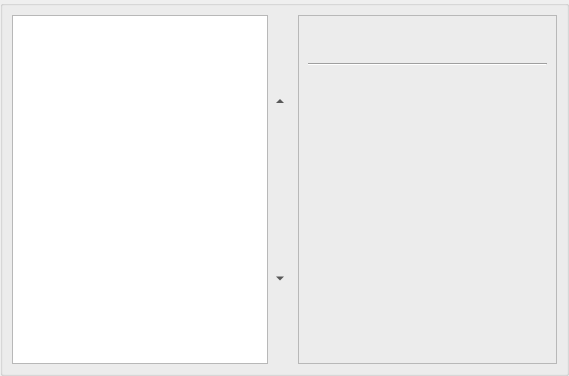
<ui version="4.0" >
 <author>Kevin Ottens &lt;ervin@kde.org></author>
 <class>BackendChooser</class>
 <widget class="QWidget" name="BackendChooser" >
  <property name="geometry" >
   <rect>
    <x>0</x>
    <y>0</y>
    <width>569</width>
    <height>376</height>
   </rect>
  </property>
  <layout class="QGridLayout" >
   <property name="margin" >
    <number>0</number>
   </property>
   <property name="spacing" >
    <number>0</number>
   </property>
   <item row="0" column="0" >
    <widget class="QGroupBox" name="groupBox" >
     <property name="font" >
      <font>
       <weight>75</weight>
       <bold>true</bold>
      </font>
     </property>
     <property name="title" >
      <string/>
     </property>
     <property name="flat" >
      <bool>true</bool>
     </property>
     <layout class="QHBoxLayout" >
      <property name="margin" >
       <number>9</number>
      </property>
      <property name="spacing" >
       <number>6</number>
      </property>
      <item>
       <layout class="QHBoxLayout" >
        <property name="margin" >
         <number>0</number>
        </property>
        <property name="spacing" >
         <number>0</number>
        </property>
        <item>
         <widget class="QListWidget" name="listView" >
          <property name="sizePolicy" >
           <sizepolicy>
            <hsizetype>0</hsizetype>
            <vsizetype>5</vsizetype>
            <horstretch>0</horstretch>
            <verstretch>0</verstretch>
           </sizepolicy>
          </property>
          <property name="font" >
           <font>
            <weight>50</weight>
            <bold>false</bold>
           </font>
          </property>
          <property name="dragEnabled" >
           <bool>false</bool>
          </property>
          <property name="dragDropMode" >
           <enum>QAbstractItemView::NoDragDrop</enum>
          </property>
         </widget>
        </item>
        <item>
         <layout class="QVBoxLayout" >
          <property name="margin" >
           <number>0</number>
          </property>
          <property name="spacing" >
           <number>6</number>
          </property>
          <item>
           <widget class="QToolButton" name="upButton" >
            <property name="sizePolicy" >
             <sizepolicy>
              <hsizetype>0</hsizetype>
              <vsizetype>7</vsizetype>
              <horstretch>0</horstretch>
              <verstretch>0</verstretch>
             </sizepolicy>
            </property>
            <property name="toolTip" >
             <string>prefer the selected backend</string>
            </property>
            <property name="text" >
             <string>move up</string>
            </property>
            <property name="autoRaise" >
             <bool>true</bool>
            </property>
            <property name="arrowType" >
             <enum>Qt::UpArrow</enum>
            </property>
           </widget>
          </item>
          <item>
           <widget class="QToolButton" name="downButton" >
            <property name="sizePolicy" >
             <sizepolicy>
              <hsizetype>0</hsizetype>
              <vsizetype>7</vsizetype>
              <horstretch>0</horstretch>
              <verstretch>0</verstretch>
             </sizepolicy>
            </property>
            <property name="toolTip" >
             <string>no preference for the selected backend</string>
            </property>
            <property name="text" >
             <string>move down</string>
            </property>
            <property name="autoRaise" >
             <bool>true</bool>
            </property>
            <property name="arrowType" >
             <enum>Qt::DownArrow</enum>
            </property>
           </widget>
          </item>
         </layout>
        </item>
       </layout>
      </item>
      <item>
       <widget class="QFrame" name="frame" >
        <property name="font" >
         <font>
          <weight>50</weight>
          <bold>false</bold>
         </font>
        </property>
        <property name="frameShape" >
         <enum>QFrame::StyledPanel</enum>
        </property>
        <property name="frameShadow" >
         <enum>QFrame::Raised</enum>
        </property>
        <layout class="QVBoxLayout" >
         <property name="margin" >
          <number>9</number>
         </property>
         <property name="spacing" >
          <number>6</number>
         </property>
         <item>
          <layout class="QHBoxLayout" >
           <property name="margin" >
            <number>0</number>
           </property>
           <property name="spacing" >
            <number>6</number>
           </property>
           <item>
            <widget class="QLabel" name="iconLabel" >
             <property name="sizePolicy" >
              <sizepolicy>
               <hsizetype>0</hsizetype>
               <vsizetype>0</vsizetype>
               <horstretch>0</horstretch>
               <verstretch>0</verstretch>
              </sizepolicy>
             </property>
             <property name="minimumSize" >
              <size>
               <width>32</width>
               <height>32</height>
              </size>
             </property>
             <property name="maximumSize" >
              <size>
               <width>32</width>
               <height>32</height>
              </size>
             </property>
             <property name="text" >
              <string/>
             </property>
            </widget>
           </item>
           <item>
            <widget class="QLabel" name="nameLabel" >
             <property name="sizePolicy" >
              <sizepolicy>
               <hsizetype>5</hsizetype>
               <vsizetype>0</vsizetype>
               <horstretch>0</horstretch>
               <verstretch>0</verstretch>
              </sizepolicy>
             </property>
             <property name="minimumSize" >
              <size>
               <width>0</width>
               <height>32</height>
              </size>
             </property>
             <property name="maximumSize" >
              <size>
               <width>16777215</width>
               <height>32</height>
              </size>
             </property>
             <property name="text" >
              <string/>
             </property>
             <property name="alignment" >
              <set>Qt::AlignVCenter</set>
             </property>
            </widget>
           </item>
           <item>
            <widget class="QLabel" name="versionLabel" >
             <property name="sizePolicy" >
              <sizepolicy>
               <hsizetype>5</hsizetype>
               <vsizetype>0</vsizetype>
               <horstretch>0</horstretch>
               <verstretch>0</verstretch>
              </sizepolicy>
             </property>
             <property name="minimumSize" >
              <size>
               <width>0</width>
               <height>32</height>
              </size>
             </property>
             <property name="maximumSize" >
              <size>
               <width>16777215</width>
               <height>32</height>
              </size>
             </property>
             <property name="text" >
              <string/>
             </property>
             <property name="alignment" >
              <set>Qt::AlignVCenter</set>
             </property>
            </widget>
           </item>
          </layout>
         </item>
         <item>
          <widget class="Line" name="line1" >
           <property name="frameShape" >
            <enum>QFrame::HLine</enum>
           </property>
           <property name="frameShadow" >
            <enum>QFrame::Sunken</enum>
           </property>
           <property name="orientation" >
            <enum>Qt::Horizontal</enum>
           </property>
          </widget>
         </item>
         <item>
          <widget class="QLabel" name="commentLabel" >
           <property name="sizePolicy" >
            <sizepolicy>
             <hsizetype>5</hsizetype>
             <vsizetype>3</vsizetype>
             <horstretch>0</horstretch>
             <verstretch>0</verstretch>
            </sizepolicy>
           </property>
           <property name="text" >
            <string/>
           </property>
           <property name="scaledContents" >
            <bool>false</bool>
           </property>
           <property name="alignment" >
            <set>Qt::AlignVCenter</set>
           </property>
           <property name="wordWrap" >
            <bool>true</bool>
           </property>
          </widget>
         </item>
         <item>
          <spacer>
           <property name="orientation" >
            <enum>Qt::Vertical</enum>
           </property>
           <property name="sizeHint" >
            <size>
             <width>20</width>
             <height>40</height>
            </size>
           </property>
          </spacer>
         </item>
        </layout>
       </widget>
      </item>
     </layout>
    </widget>
   </item>
  </layout>
 </widget>
 <layoutdefault spacing="6" margin="11" />
 <layoutfunction spacing="KDialog::spacingHint" margin="KDialog::marginHint" />
 <pixmapfunction>qPixmapFromMimeSource</pixmapfunction>
 <resources/>
 <connections/>
</ui>
